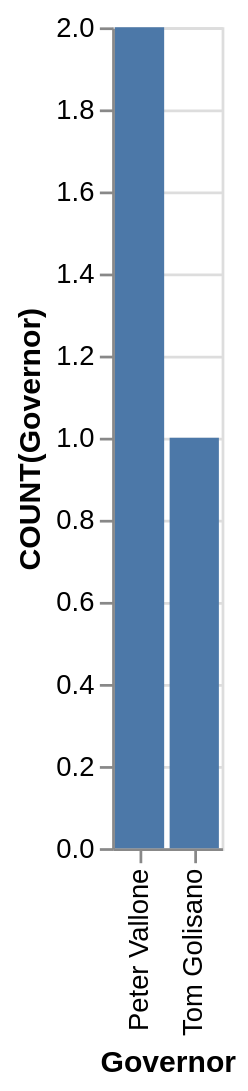

Specify this chart in Vega-Lite:
### Vega-Lite specification from a JSON file in a GitHub repository (floating-point values rounded to 4 significant figures)
{"data": {"values": [{"x_data": "Peter Vallone", "y_data": 2}, {"x_data": "Tom Golisano", "y_data": 1}]}, "mark": "bar", "encoding": {"x": {"field": "x_data", "type": "nominal", "title": "Governor", "sort": {"op": "sum", "field": "y_data", "order": "descending"}}, "y": {"field": "y_data", "type": "quantitative", "title": "COUNT(Governor)"}}}
